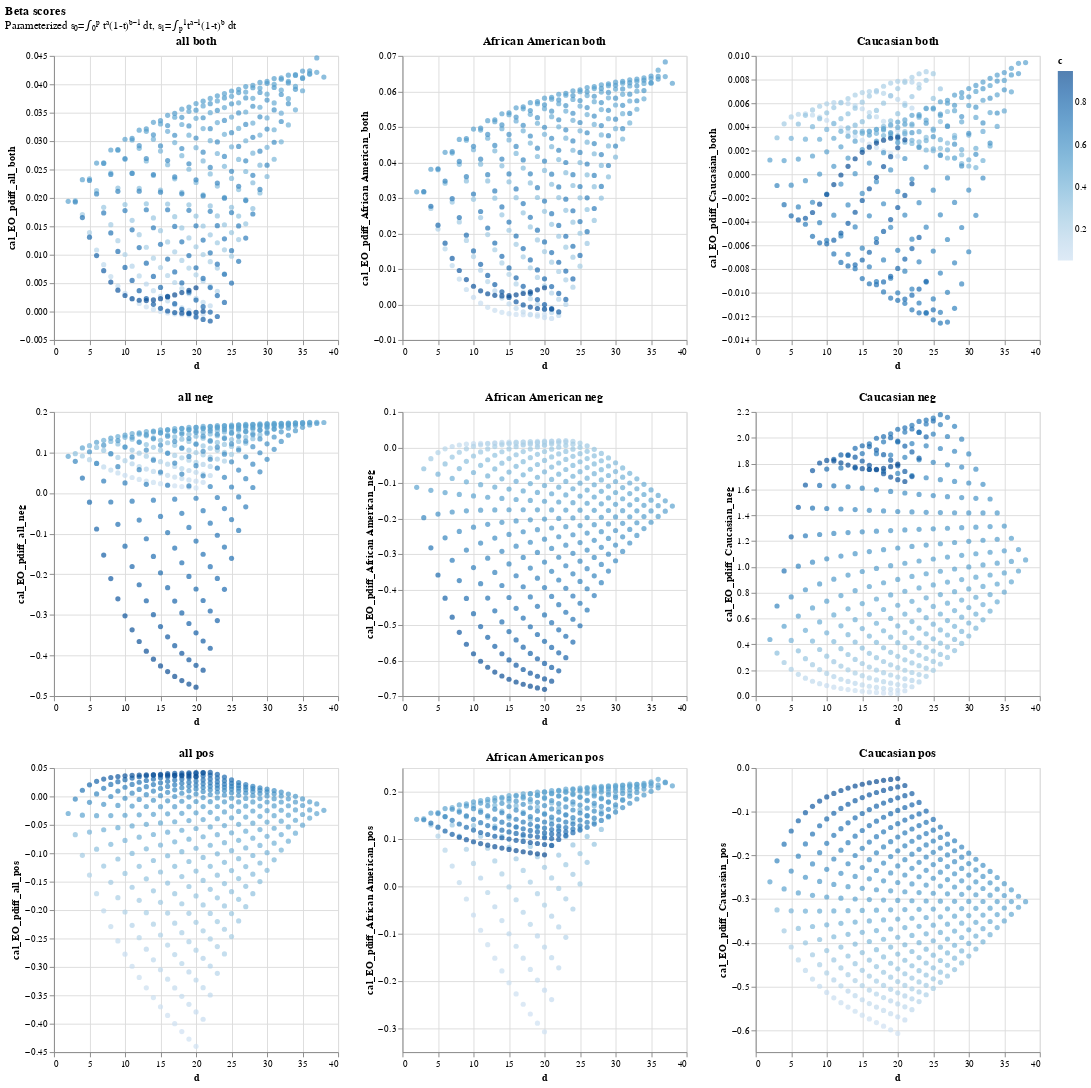

Notebook cell for this chart:
### Code cell
charts = []
for cl in CLASSES:
    for race in RACES_GROUPS:
        name = race[1],cl[1]
        chart = alt.Chart(scores_df).mark_circle().encode(
            x='d',
            y='cal_EO_pdiff_%s_%s:Q' % name,
            color=alt.Color('c')
        ).properties(title='%s %s' % name)
        charts.append(chart)
alt.concat(*charts,columns=3).properties(title=alt.Title('Beta scores',subtitle='Parameterized s₀=∫₀ᵖ tᵃ(1-t)ᵇ⁻¹ dt, s₁=∫ₚ¹tᵃ⁻¹(1-t)ᵇ dt'))

### Figure 1 — Vega-Lite specification as saved in the notebook (floating-point values rounded to 4 significant figures; data arrays with more than 128 entries replaced by an {"elided": "..."} marker saying what was removed)
{"config": {"view": {"continuousWidth": 300, "continuousHeight": 300}}, "concat": [{"mark": {"type": "circle"}, "encoding": {"color": {"field": "c", "type": "quantitative"}, "x": {"field": "d", "type": "quantitative"}, "y": {"field": "cal_EO_pdiff_all_both", "type": "quantitative"}}, "title": "all both"}, {"mark": {"type": "circle"}, "encoding": {"color": {"field": "c", "type": "quantitative"}, "x": {"field": "d", "type": "quantitative"}, "y": {"field": "cal_EO_pdiff_African American_both", "type": "quantitative"}}, "title": "African American both"}, {"mark": {"type": "circle"}, "encoding": {"color": {"field": "c", "type": "quantitative"}, "x": {"field": "d", "type": "quantitative"}, "y": {"field": "cal_EO_pdiff_Caucasian_both", "type": "quantitative"}}, "title": "Caucasian both"}, {"mark": {"type": "circle"}, "encoding": {"color": {"field": "c", "type": "quantitative"}, "x": {"field": "d", "type": "quantitative"}, "y": {"field": "cal_EO_pdiff_all_neg", "type": "quantitative"}}, "title": "all neg"}, {"mark": {"type": "circle"}, "encoding": {"color": {"field": "c", "type": "quantitative"}, "x": {"field": "d", "type": "quantitative"}, "y": {"field": "cal_EO_pdiff_African American_neg", "type": "quantitative"}}, "title": "African American neg"}, {"mark": {"type": "circle"}, "encoding": {"color": {"field": "c", "type": "quantitative"}, "x": {"field": "d", "type": "quantitative"}, "y": {"field": "cal_EO_pdiff_Caucasian_neg", "type": "quantitative"}}, "title": "Caucasian neg"}, {"mark": {"type": "circle"}, "encoding": {"color": {"field": "c", "type": "quantitative"}, "x": {"field": "d", "type": "quantitative"}, "y": {"field": "cal_EO_pdiff_all_pos", "type": "quantitative"}}, "title": "all pos"}, {"mark": {"type": "circle"}, "encoding": {"color": {"field": "c", "type": "quantitative"}, "x": {"field": "d", "type": "quantitative"}, "y": {"field": "cal_EO_pdiff_African American_pos", "type": "quantitative"}}, "title": "African American pos"}, {"mark": {"type": "circle"}, "encoding": {"color": {"field": "c", "type": "quantitative"}, "x": {"field": "d", "type": "quantitative"}, "y": {"field": "cal_EO_pdiff_Caucasian_pos", "type": "quantitative"}}, "title": "Caucasian pos"}], "columns": 3, "data": {"name": "data-1ee462b085975cc5ebed7d4ee7d3abbc"}, "title": {"text": "Beta scores", "subtitle": "Parameterized s₀=∫₀ᵖ tᵃ(1-t)ᵇ⁻¹ dt, s₁=∫ₚ¹tᵃ⁻¹(1-t)ᵇ dt"}, "$schema": "https://vega.github.io/schema/vega-lite/v5.8.0.json", "datasets": {"data-1ee462b085975cc5ebed7d4ee7d3abbc": {"elided": "361 records"}}}
